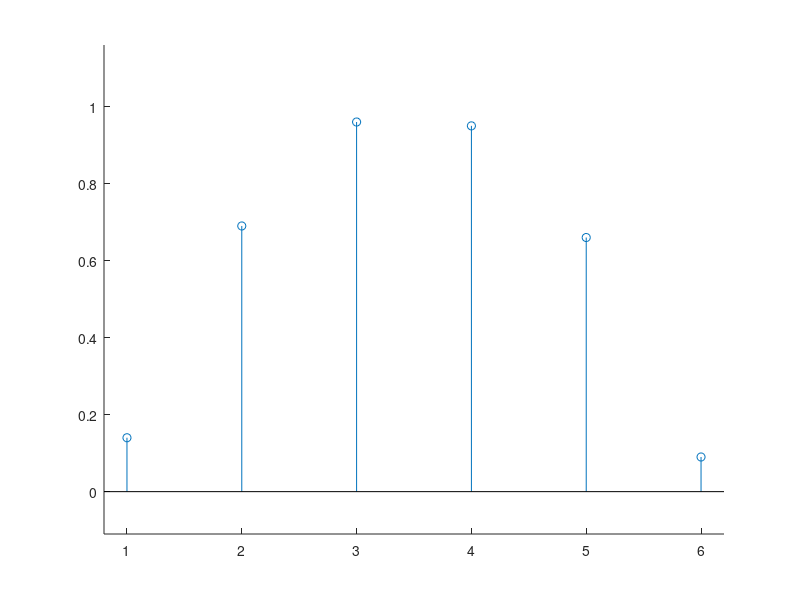
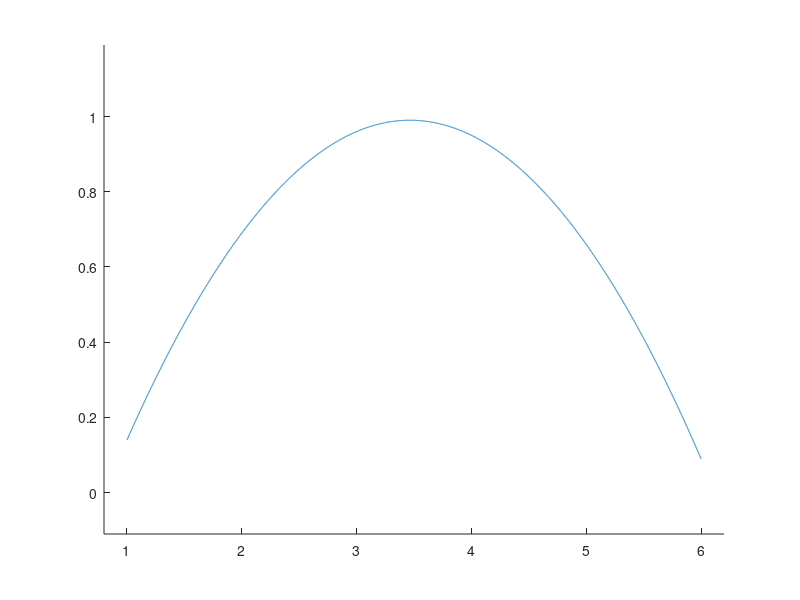

MATLAB code to generate these figures, in order:
clc;
close all;
tic;
U1 = [1, 2, 3, 4, 5, 6];
U2 = 1: 0.001: 6;

x = U1;
A = -0.14 * x .^ 2 + 0.97 * x - 0.69; % A(x)=-0.14x²+0.97x-0.69
xmin = min(x);
xmax = max(x);
ymin = min(A);
ymax = max(A);
figure;
stem(x, A);
axis([xmin - 0.2, xmax + 0.2, ymin - 0.2, ymax + 0.2]);
box off;

x = U2;
A = -0.14 * x .^ 2 + 0.97 * x - 0.69; % A(x)=-0.14x²+0.97x-0.69
xmin = min(x);
xmax = max(x);
ymin = min(A);
ymax = max(A);
figure;
plot(x, A);
axis([xmin - 0.2, xmax + 0.2, ymin - 0.2, ymax + 0.2]);
box off;

toc;
